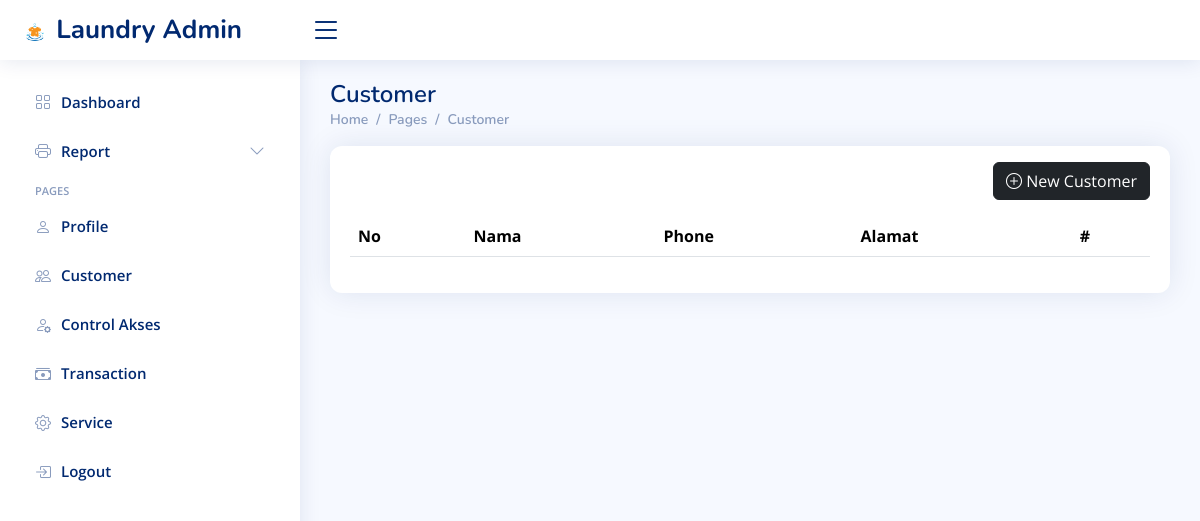
/dashboard.php?page=customer (signed in), run on an earlier commit of the app's database.
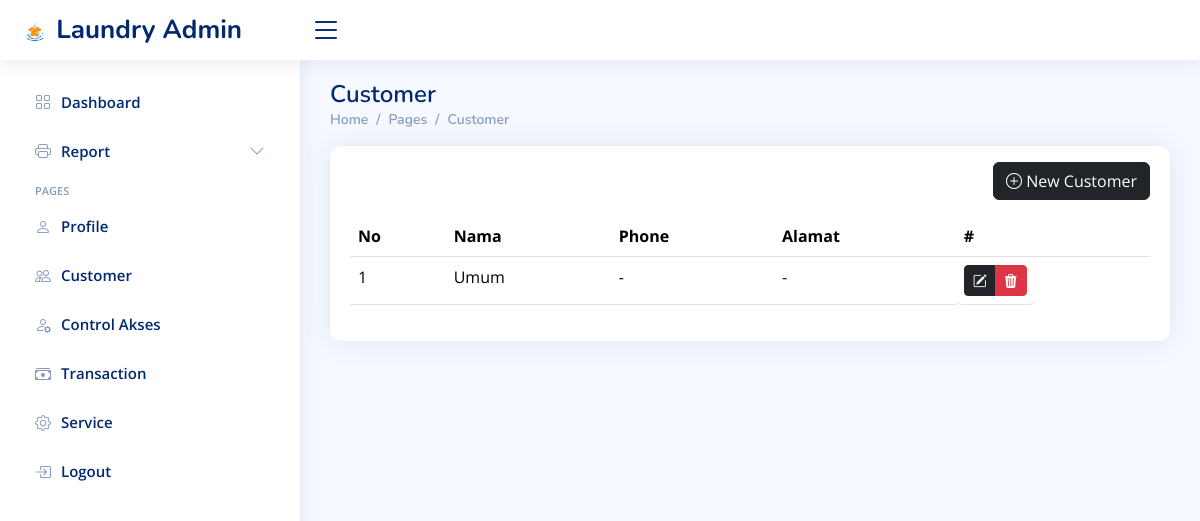
And on a later commit of the database.
### tables this page shows
CREATE TABLE `customer` (
  `id` int(11) NOT NULL,
  `customer_name` varchar(50) NOT NULL,
  `phone` varchar(13) NOT NULL,
  `address` text NOT NULL,
  `created_at` timestamp NOT NULL DEFAULT current_timestamp() ON UPDATE current_timestamp(),
  `updated_at` timestamp NULL DEFAULT NULL,
  `deleted_at` datetime NOT NULL
);

### content/customer.php (the view, shortened to what this page needs)
<?php
$queryCustomer = mysqli_query($koneksi, "SELECT * FROM customer ORDER BY id DESC");
$rowCustomer = mysqli_fetch_all($queryCustomer, MYSQLI_ASSOC);
?>
<div class="pagetitle">
    <h1>Customer </h1>
    <nav>
        <ol class="breadcrumb">
            <li class="breadcrumb-item"><a href="?pages">Home</a></li>
            <li class="breadcrumb-item">Pages</li>
            <li class="breadcrumb-item">Customer</li>
        </ol>
    </nav>
</div>
<section class="section">
    <div class="row">
        <div class="col-sm-12">
            <div class="card">
                <div class="card-body">
                    <div align="right" class="mb-3 mt-3">
                        <a href="?page=add-customer" class="btn btn-dark">
                            <i class="bi bi-plus-circle"></i> New Customer
                        </a>
                    </div>
                    <table class="table datatable">
                        <thead>
                            <tr>
                                <th>No</th>
                                <th>Nama</th>
                                <th>Phone</th>
                                <th>Alamat</th>
                                <th>#</th>
                            </tr>
                        </thead>
                        <tbody>
                            <?php $no = 1; foreach ($rowCustomer as $row) { ?>
                            <tr>
                                <td><?= $no++ ?></td>
                                <td><?= $row['customer_name'] ?></td>
                                <td><?= $row['phone'] ?></td>
                                <td><?= $row['address'] ?></td>
                                <td class="btn-group">
                                    <a href="?page=add-customer&edit=<?= $row['id'] ?>" class="btn btn-dark btn-sm">
                                        <i class="bi bi-pencil-square"></i>
                                    </a>
                                    <a href="?page=customer&delete=<?= $row['id'] ?>"
                                       class="btn btn-danger btn-sm"
                                       onclick="confirmDelete(event, this)">
                                        <i class="bi bi-trash3-fill"></i>
                                    </a>
                                </td>
                            </tr>
                            <?php } ?>
                        </tbody>
                    </table>
                </div>
            </div>
        </div>
    </div>
</section>

What changed in the data, as far as the page shows it:
added customer: customer_name "Umum", phone "-", address "-"
